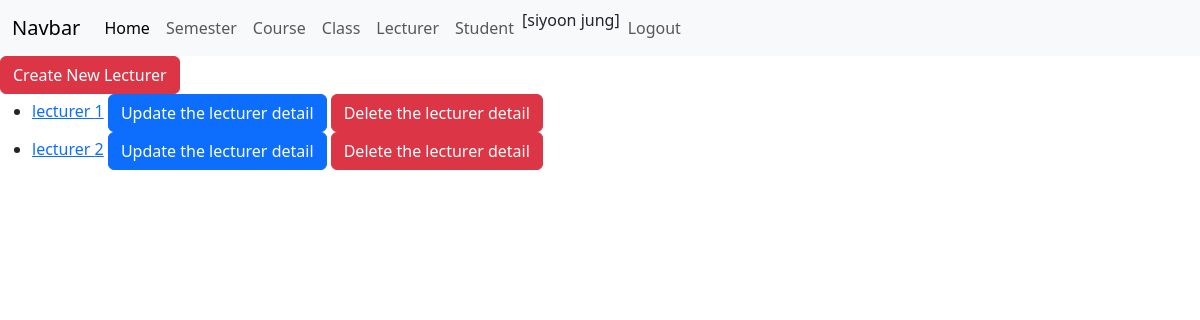
/lecturers (signed in), run on the app's committed database.
### attendance/models.py (models this page shows, shortened)
class Lecturer(models.Model):
    dob = models.DateField()
    lecturerInfo = models.OneToOneField(User, on_delete=models.CASCADE)

### attendance/views.py (the view)
# urls.py: path("lecturers", list_lecturers, name="lecturers"),
def list_lecturers(request):
    data = Lecturer.objects.all()
    content = {'lecturers': data}
    return render(request, "list_lecturers.html", content)

### attendance/templates/list_lecturers.html (shortened to what this page needs)
{%  extends "base.html" %}
{%  block content %}
    {% if user.is_authenticated and user.is_staff %}
    <a href="{% url 'register_user_lecturer' %}" class="btn btn-danger">Create New Lecturer</a>
    <ul>
    {% for lecturer in lecturers %}
        <li>
            <a href="{% url 'detail_lecturer' id=lecturer.id %}">{{ lecturer.lecturerInfo.first_name }} {{ lecturer.lecturerInfo.last_name }}</a>
            <a href="{% url 'update_lecturer_view' id=lecturer.id %}" class="btn btn-primary">Update the lecturer detail</a>
            <a href="{% url 'delete_lecturer_view' id=lecturer.id %}" class="btn btn-danger">Delete the lecturer detail</a>
        </li>
    {% endfor %}
    </ul>
    {% endif %}
{%  endblock %}

### attendance/templates/base.html (shortened to what this page needs)
<!DOCTYPE html>
<html lang="en">
<head>
<link href="https://cdn.jsdelivr.net/npm/bootstrap@5.3.1/dist/css/bootstrap.min.css" rel="stylesheet">
</head>
<body>
<nav class="navbar navbar-expand-lg bg-body-tertiary">
  <div class="container-fluid">
    <a class="navbar-brand" href="#">Navbar</a>
    <div class="collapse navbar-collapse" id="navbarSupportedContent">
      <ul class="navbar-nav me-auto mb-2 mb-lg-0">
        <li class="nav-item">
          <a class="nav-link active" aria-current="page" href="{% url 'home' %}">Home</a>
        </li>
      {% if user.is_authenticated and user.is_staff %}
        <li class="nav-item">
          <a class="nav-link" href="{% url 'semesters' %}">Semester</a>
        </li>
        <li class="nav-item">
          <a class="nav-link" href="{% url 'courses' %}">Course</a>
        </li>
        <li class="nav-item">
          <a class="nav-link" href="{% url 'classes' %}">Class</a>
        </li>
        <li class="nav-item">
          <a class="nav-link" href="{% url 'lecturers' %}">Lecturer</a>
        </li>
        <li class="nav-item">
          <a class="nav-link" href="{% url 'students' %}">Student</a>
        </li>
      {% endif %}
       <li class="nav-item">
           {% if user.is_authenticated %}
               <li class="nav-item">[{{ user.first_name }} {{ user.last_name }}]</li>
               <li class="nav-item"><a class="nav-link" aria-disabled="true" href="{% url 'logout' %}">Logout</a></li>
           {% endif %}
       </li>
      </ul>
    </div>
  </div>
</nav>
{% block content %}
{% endblock %}
</body>
</html>

### data on the page
Lecturer: lecturerInfo.first_name "lecturer", lecturerInfo.last_name "1"
Lecturer: lecturerInfo.first_name "lecturer", lecturerInfo.last_name "2"

### other printed values
{{ user.first_name }} "siyoon"
{{ user.last_name }} "jung"
